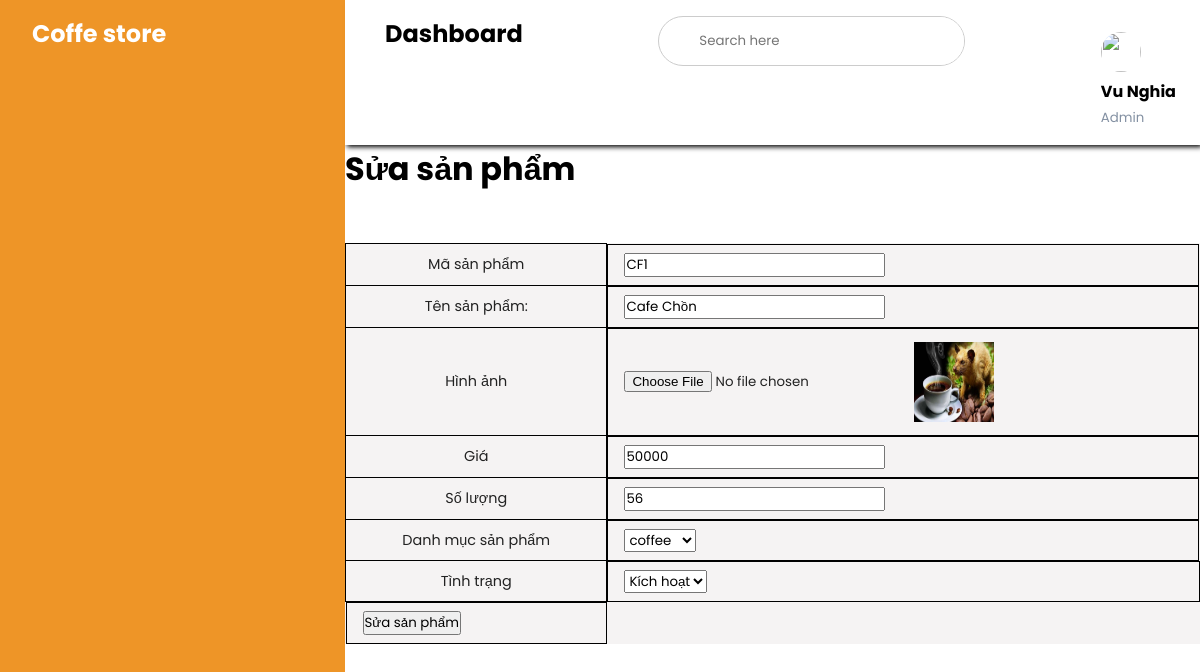
/admin/admin2.php?action=quanlysanpham&query=sua&id=CF1 (signed in), run on the app's committed database.
### tables this page shows
CREATE TABLE `sanpham` (
  `id_sanpham` varchar(200) NOT NULL,
  `tensp` varchar(200) NOT NULL,
  `hinhanh` varchar(50) NOT NULL,
  `price` float NOT NULL,
  `soluong` int(11) NOT NULL,
  `tinhtrang` int(11) NOT NULL,
  `id_danhmuc` int(11) NOT NULL
);

### admin/modules/quanlysp/suasp.php (the view, shortened to what this page needs)
<h1>Sửa sản phẩm</h1>
<br><br>
<table class="table t_product">
    <?php
    $id = $_GET['id'];
    $sql_sua_sp = "SELECT * FROM sanpham WHERE id_sanpham='$id' LIMIT 1";
    $query_sua_sp = mysqli_query($conn, $sql_sua_sp);
    ?>
    <?php
    while ($rows = mysqli_fetch_array($query_sua_sp)) {
    ?>
        <form action="modules/quanlysp/xuly.php?id=<?php echo $id;?>" method="post" enctype="multipart/form-data">
            <tr>
                <td>Mã sản phẩm</td>
                <td><input type="text" value="<?php echo $rows["id_sanpham"]; ?>" name="masp"></td>
            </tr>
            <tr>
                <td>Tên sản phẩm:</td>
                <td><input type="text" value="<?php echo $rows["tensp"]; ?>" name="tensp"></td>
            </tr>
            <tr>
                <td>Hình ảnh</td>
                <td>
                    <input type="file" name="hinhanh">
                    <img style="margin:5px;" src="../resources/css/img/<?php echo $rows["hinhanh"]; ?>">
                </td>
            </tr>
            <tr>
                <td>Giá</td>
                <td><input type="text" value="<?php echo $rows["price"]; ?>" name="giasp"></td>
            </tr>
            <tr>
                <td>Số lượng</td>
                <td><input type="text" value="<?php echo $rows["soluong"]; ?>" name="soluong"></td>
            </tr>
            <tr>
                <td>Danh mục sản phẩm</td>
                <td>
                    <select name="danhmuc">
                        <?php
                        $sql_danhmuc = "SELECT * FROM danhmuc order by id_danhmuc desc";
                        $query_danhmuc = mysqli_query($conn, $sql_danhmuc);
                        while ($row_danhmuc = mysqli_fetch_array($query_danhmuc)) {
                            if ($row_danhmuc['id_danhmuc'] == $rows['id_danhmuc']) {
                        ?>
                                <option selected value="<?php echo $row_danhmuc["id_danhmuc"] ?>"><?php echo $row_danhmuc["ten_danhmuc"] ?></option>
                            <?php
                            } else {
                            ?>
                                <option value="<?php echo $row_danhmuc["id_danhmuc"] ?>"><?php echo $row_danhmuc["ten_danhmuc"] ?></option>
                        <?php
                            }
                        }
                        ?>
                    </select>
                </td>
            </tr>
            <tr>
                <td>Tình trạng</td>
                <td>
                    <select name="tinhtrang">
                        <?php
                        if ($rows['tinhtrang'] == 1) {
                        ?>
                            <option value="1" selected>Kích hoạt</option>
                        <?php
                        } else {
                        ?>
                            <option value="1">Kích hoạt</option>
                            <option value="0" selected>Ẩn</option>
                        <?php
                        }
                        ?>
                    </select>
                </td>
            </tr>
            <tr>
                <td colspan="2"><input type="submit" name="suasanpham" value="Sửa sản phẩm"></td>
            </tr>
        </form>
    <?php
    }
    ?>
</table>

### resources/css/admin.css (style rules this page uses)
:root { --main-color: #ee8f1bf1; --color-dark: #1D2231; --text-grey: #8390A2; }
* { padding: 0; margin:0; box-sizing: border-box; list-style-type: none; text-decoration: none; font-family: 'Poppins', sans-serif; }
table { border-collapse: collapse; }
td { padding: .5rem 1rem; font-size: .9rem; color: #222; }
tr td:last-child { display: flex; align-items: center; }

### resources/css/Quanly.css (style rules this page uses)
:root { --main-color: #ee8f1bf1; --color-dark: #1D2231; --text-grey: #8390A2; }
* { padding: 0; margin:0; box-sizing: border-box; list-style-type: none; text-decoration: none; font-family: 'Poppins', sans-serif; }
table { border-collapse: collapse; }
th,td { border: 1px #000 solid; text-align: center; }
.table { width:100%; height: 50px; font-size: 1rem; background: #f5f3f3; }
.table img { height: 80px; width: 80px; }

### data on the page
sanpham: masp "CF1", tensp "Cafe Chồn", hinhanh (picture), giasp "50000", soluong "56", tinhtrang "Kích hoạt"

### other printed values
form field danhmuc "coffee"
